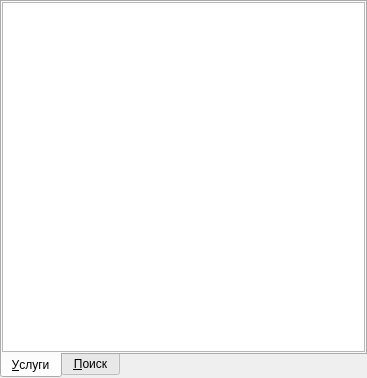
<?xml version="1.0" encoding="UTF-8"?>
<ui version="4.0">
 <class>RBServiceComboBoxPopup</class>
 <widget class="QWidget" name="RBServiceComboBoxPopup">
  <property name="geometry">
   <rect>
    <x>0</x>
    <y>0</y>
    <width>327</width>
    <height>378</height>
   </rect>
  </property>
  <property name="windowTitle">
   <string>Form</string>
  </property>
  <layout class="QVBoxLayout" name="verticalLayout">
   <property name="spacing">
    <number>0</number>
   </property>
   <property name="margin">
    <number>0</number>
   </property>
   <item>
    <widget class="QTabWidget" name="tabWidget">
     <property name="tabPosition">
      <enum>QTabWidget::South</enum>
     </property>
     <property name="currentIndex">
      <number>0</number>
     </property>
     <widget class="QWidget" name="tab">
      <attribute name="title">
       <string>&amp;Услуги</string>
      </attribute>
      <layout class="QVBoxLayout" name="verticalLayout_2">
       <property name="spacing">
        <number>0</number>
       </property>
       <property name="margin">
        <number>0</number>
       </property>
       <item>
        <widget class="CRBPopupView" name="tblService"/>
       </item>
      </layout>
     </widget>
     <widget class="QWidget" name="tab_2">
      <attribute name="title">
       <string>&amp;Поиск</string>
      </attribute>
      <layout class="QGridLayout" name="gridLayout">
       <item row="0" column="0">
        <widget class="QLabel" name="lblSection">
         <property name="sizePolicy">
          <sizepolicy hsizetype="Maximum" vsizetype="Preferred">
           <horstretch>0</horstretch>
           <verstretch>0</verstretch>
          </sizepolicy>
         </property>
         <property name="text">
          <string>Раздел</string>
         </property>
        </widget>
       </item>
       <item row="0" column="2">
        <widget class="CRBComboBox" name="cmbSection">
         <property name="sizePolicy">
          <sizepolicy hsizetype="Expanding" vsizetype="Fixed">
           <horstretch>0</horstretch>
           <verstretch>0</verstretch>
          </sizepolicy>
         </property>
        </widget>
       </item>
       <item row="1" column="0">
        <widget class="QLabel" name="lblType">
         <property name="sizePolicy">
          <sizepolicy hsizetype="Maximum" vsizetype="Preferred">
           <horstretch>0</horstretch>
           <verstretch>0</verstretch>
          </sizepolicy>
         </property>
         <property name="text">
          <string>Тип</string>
         </property>
        </widget>
       </item>
       <item row="1" column="2">
        <widget class="CRBComboBox" name="cmbType">
         <property name="sizePolicy">
          <sizepolicy hsizetype="Expanding" vsizetype="Fixed">
           <horstretch>0</horstretch>
           <verstretch>0</verstretch>
          </sizepolicy>
         </property>
        </widget>
       </item>
       <item row="2" column="0">
        <widget class="QLabel" name="lblClass">
         <property name="sizePolicy">
          <sizepolicy hsizetype="Maximum" vsizetype="Preferred">
           <horstretch>0</horstretch>
           <verstretch>0</verstretch>
          </sizepolicy>
         </property>
         <property name="text">
          <string>Класс</string>
         </property>
        </widget>
       </item>
       <item row="2" column="2">
        <widget class="CRBComboBox" name="cmbClass">
         <property name="sizePolicy">
          <sizepolicy hsizetype="Expanding" vsizetype="Fixed">
           <horstretch>0</horstretch>
           <verstretch>0</verstretch>
          </sizepolicy>
         </property>
        </widget>
       </item>
       <item row="3" column="0" colspan="2">
        <widget class="QLabel" name="lblCode">
         <property name="sizePolicy">
          <sizepolicy hsizetype="Maximum" vsizetype="Preferred">
           <horstretch>0</horstretch>
           <verstretch>0</verstretch>
          </sizepolicy>
         </property>
         <property name="text">
          <string>Код начинается с</string>
         </property>
        </widget>
       </item>
       <item row="3" column="2">
        <widget class="QLineEdit" name="edtCode"/>
       </item>
       <item row="4" column="0" colspan="2">
        <widget class="QLabel" name="lblName">
         <property name="sizePolicy">
          <sizepolicy hsizetype="Maximum" vsizetype="Preferred">
           <horstretch>0</horstretch>
           <verstretch>0</verstretch>
          </sizepolicy>
         </property>
         <property name="text">
          <string>&amp;Название содержит</string>
         </property>
         <property name="buddy">
          <cstring>edtName</cstring>
         </property>
        </widget>
       </item>
       <item row="4" column="2">
        <widget class="QLineEdit" name="edtName"/>
       </item>
       <item row="5" column="0" colspan="3">
        <widget class="QCheckBox" name="chkIsFilterServiceByCurrentCode">
         <property name="enabled">
          <bool>false</bool>
         </property>
         <property name="text">
          <string>Фильтр по текущему коду</string>
         </property>
        </widget>
       </item>
       <item row="6" column="0" colspan="3">
        <widget class="QCheckBox" name="chkEIS">
         <property name="text">
          <string>Наследник ЕИС</string>
         </property>
         <property name="tristate">
          <bool>true</bool>
         </property>
        </widget>
       </item>
       <item row="7" column="0" colspan="3">
        <widget class="QCheckBox" name="chkNomenclature">
         <property name="text">
          <string>Наследник номенклатуры</string>
         </property>
         <property name="tristate">
          <bool>true</bool>
         </property>
        </widget>
       </item>
       <item row="8" column="0" colspan="2">
        <widget class="QLabel" name="lblPeriod">
         <property name="sizePolicy">
          <sizepolicy hsizetype="Maximum" vsizetype="Preferred">
           <horstretch>0</horstretch>
           <verstretch>0</verstretch>
          </sizepolicy>
         </property>
         <property name="text">
          <string>Период:</string>
         </property>
        </widget>
       </item>
       <item row="12" column="0" colspan="3">
        <spacer>
         <property name="orientation">
          <enum>Qt::Vertical</enum>
         </property>
         <property name="sizeHint" stdset="0">
          <size>
           <width>287</width>
           <height>14</height>
          </size>
         </property>
        </spacer>
       </item>
       <item row="11" column="0" colspan="3">
        <widget class="QWidget" name="pnlGroupBox" native="true">
         <property name="sizePolicy">
          <sizepolicy hsizetype="Expanding" vsizetype="Preferred">
           <horstretch>0</horstretch>
           <verstretch>0</verstretch>
          </sizepolicy>
         </property>
         <layout class="QHBoxLayout" name="horizontalLayout_2">
          <property name="spacing">
           <number>0</number>
          </property>
          <property name="margin">
           <number>0</number>
          </property>
          <item>
           <spacer name="horizontalSpacer">
            <property name="orientation">
             <enum>Qt::Horizontal</enum>
            </property>
            <property name="sizeHint" stdset="0">
             <size>
              <width>40</width>
              <height>20</height>
             </size>
            </property>
           </spacer>
          </item>
          <item>
           <widget class="QDialogButtonBox" name="buttonBox">
            <property name="sizePolicy">
             <sizepolicy hsizetype="Maximum" vsizetype="Fixed">
              <horstretch>0</horstretch>
              <verstretch>0</verstretch>
             </sizepolicy>
            </property>
            <property name="orientation">
             <enum>Qt::Horizontal</enum>
            </property>
            <property name="standardButtons">
             <set>QDialogButtonBox::Apply|QDialogButtonBox::Reset</set>
            </property>
            <property name="centerButtons">
             <bool>false</bool>
            </property>
           </widget>
          </item>
         </layout>
        </widget>
       </item>
       <item row="8" column="2">
        <widget class="QWidget" name="pnlPeriod" native="true">
         <property name="sizePolicy">
          <sizepolicy hsizetype="Expanding" vsizetype="Preferred">
           <horstretch>0</horstretch>
           <verstretch>0</verstretch>
          </sizepolicy>
         </property>
         <layout class="QHBoxLayout" name="horizontalLayout">
          <property name="spacing">
           <number>6</number>
          </property>
          <property name="margin">
           <number>0</number>
          </property>
          <item>
           <widget class="QLabel" name="lblFrom">
            <property name="sizePolicy">
             <sizepolicy hsizetype="Maximum" vsizetype="Preferred">
              <horstretch>0</horstretch>
              <verstretch>0</verstretch>
             </sizepolicy>
            </property>
            <property name="text">
             <string>c</string>
            </property>
            <property name="alignment">
             <set>Qt::AlignRight|Qt::AlignTrailing|Qt::AlignVCenter</set>
            </property>
           </widget>
          </item>
          <item>
           <widget class="CDateEdit" name="edtBegDate"/>
          </item>
          <item>
           <widget class="QLabel" name="lblTo">
            <property name="text">
             <string>по</string>
            </property>
            <property name="alignment">
             <set>Qt::AlignRight|Qt::AlignTrailing|Qt::AlignVCenter</set>
            </property>
           </widget>
          </item>
          <item>
           <widget class="CDateEdit" name="edtEndDate">
            <property name="sizePolicy">
             <sizepolicy hsizetype="Maximum" vsizetype="Fixed">
              <horstretch>0</horstretch>
              <verstretch>0</verstretch>
             </sizepolicy>
            </property>
           </widget>
          </item>
          <item>
           <spacer name="horizontalSpacer_2">
            <property name="orientation">
             <enum>Qt::Horizontal</enum>
            </property>
            <property name="sizeHint" stdset="0">
             <size>
              <width>40</width>
              <height>20</height>
             </size>
            </property>
           </spacer>
          </item>
         </layout>
        </widget>
       </item>
      </layout>
     </widget>
    </widget>
   </item>
  </layout>
 </widget>
 <customwidgets>
  <customwidget>
   <class>CRBComboBox</class>
   <extends>QComboBox</extends>
   <header>library/crbcombobox.h</header>
  </customwidget>
  <customwidget>
   <class>CDateEdit</class>
   <extends>QDateEdit</extends>
   <header>library/DateEdit</header>
  </customwidget>
  <customwidget>
   <class>CRBPopupView</class>
   <extends>QTableView</extends>
   <header>library/crbcombobox.h</header>
  </customwidget>
 </customwidgets>
 <resources/>
 <connections/>
</ui>
